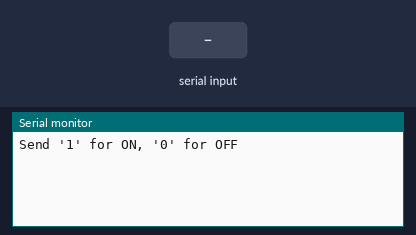
Recording of a sketch running on a simulated Arduino Uno, built with avr-gcc and run on an emulated ATmega328P. Parts: the last lines printed to the serial monitor. The test bench sets the inputs (shaded band).

Above: at 2.2 s.
2.3 s: "1" received over Serial
At 2.7 s:
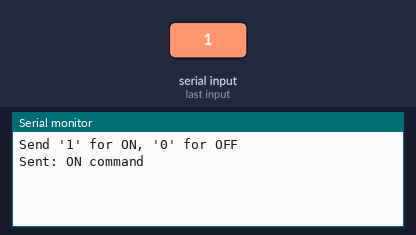
3.8 s: "0" received over Serial
At 5.0 s:
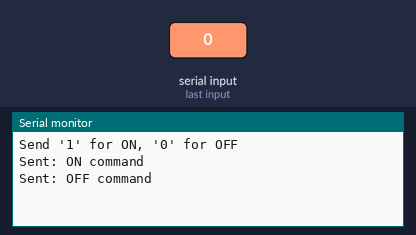
5.3 s: "2" received over Serial
At 6.1 s:
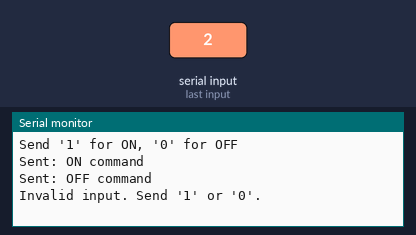

Measured:
- after the input at 2.3 s, the serial monitor: prints a new line after 0.07 s (image 1)
- after the input at 3.8 s, the serial monitor: prints a new line after 0.07 s (image 2)
- after the input at 5.3 s, the serial monitor: prints a new line at once (image 3)

The sketch:

irremote.ino
```cpp
#include <IRremote.h>

#define IR_SEND_PIN 3

// ON Command
uint16_t rawDataOn[] = {
  4850, 5100, 400, 1600, 450, 1550, 400, 600, 450, 1550, 400, 650, 400, 1600,
  350, 600, 450, 1550, 450, 1550, 450, 1600, 400, 1600, 400, 1550, 450, 1600,
  400, 1600, 400, 1600, 400, 1600, 350, 1600, 400, 650, 400, 1550, 450, 600,
  450, 1550, 450, 1550, 400, 1600, 400, 1600, 400, 1600, 450, 550, 450, 1550,
  400, 1600, 450, 600, 450, 1550, 350, 1650, 400, 1600, 400, 1600, 350, 1600,
  450, 1600, 400, 1600, 350, 650, 450, 1500, 450, 600, 400, 600, 450, 1550,
  400, 650, 400, 1600, 400, 1600, 400, 1550, 450, 1600, 400, 1550, 400, 1650,
  350, 1600, 450, 1550, 400, 1600, 400, 1650, 400, 550, 450, 1550, 450, 600,
  450, 550, 500, 1500, 400, 650, 400, 1600, 400, 1600, 400, 1600, 400, 1600,
  400, 1600, 400, 1600, 350, 1600, 450, 1600, 350, 1650, 400, 1550, 400, 1650,
  350, 1650, 400, 1600, 350, 600, 450, 1600, 400, 1600, 400, 1600, 400, 1600,
  400, 1600, 400, 1600, 400, 1600, 450, 1550, 400, 1600, 400, 1600, 400, 600,
  400, 1600, 400, 650, 350, 700, 300, 1650, 400, 1550, 450, 1550, 400, 1650,
  350, 1600, 450, 1650, 300, 1650, 350, 650, 400, 1550, 450, 1600, 400, 1600, 400
};

// OFF Command
uint16_t rawDataOff[] = {
  4800, 5150, 400, 1550, 450, 1550, 400, 650, 400, 1550, 400, 650, 400, 1600,
  400, 600, 400, 1600, 400, 1600, 400, 1600, 400, 1650, 350, 1600, 400, 1600,
  400, 1600, 400, 1600, 400, 600, 450, 1550, 450, 1550, 450, 600, 400, 1600,
  350, 650, 400, 1550, 500, 1550, 400, 1600, 400, 1600, 400, 1600, 450, 550,
  400, 1600, 400, 1600, 400, 600, 450, 1550, 450, 1550, 400, 1600, 400, 1600,
  400, 1600, 450, 1550, 400, 1600, 400, 600, 450, 1550, 450, 600, 400, 650,
  350, 1650, 350, 600, 450, 1550, 400, 1600, 450, 1550, 450, 1600, 400, 1550,
  450, 1550, 450, 1550, 400, 1600, 400, 1600, 400, 1650, 350, 700, 300, 1650,
  350, 650, 400, 600, 400, 1600, 400, 600, 400, 1600, 450, 1550, 450, 1550,
  400, 1600, 450, 1600, 350, 1650, 350, 1600, 400, 1600, 450, 1550, 450, 1550,
  400, 1600, 450, 1550, 400, 1600, 400, 650, 350, 1650, 350, 1600, 450, 1550,
  450, 1600, 350, 1600, 400, 1600, 450, 1600, 400, 1550, 400, 1650, 350, 1600,
  400, 650, 350, 1650, 400, 600, 450, 550, 400, 650, 350, 1650, 350, 1650,
  350, 1600, 400, 1650, 350, 1600, 400, 1600, 450, 600, 400, 1550, 450, 1600,
  400, 1600, 400
};

void setup() {
  Serial.begin(9600);
  delay(1000);
  IrSender.begin(IR_SEND_PIN);
  Serial.println("Send '1' for ON, '0' for OFF");
}

void loop() {
  if (Serial.available()) {
    char cmd = Serial.read();
    if (cmd == '1') {
      IrSender.sendRaw(rawDataOn, sizeof(rawDataOn) / sizeof(rawDataOn[0]), 38);
      Serial.println("Sent: ON command");
    } else if (cmd == '0') {
      IrSender.sendRaw(rawDataOff, sizeof(rawDataOff) / sizeof(rawDataOff[0]), 38);
      Serial.println("Sent: OFF command");
    } else {
      Serial.println("Invalid input. Send '1' or '0'.");
    }
  }
}
```
